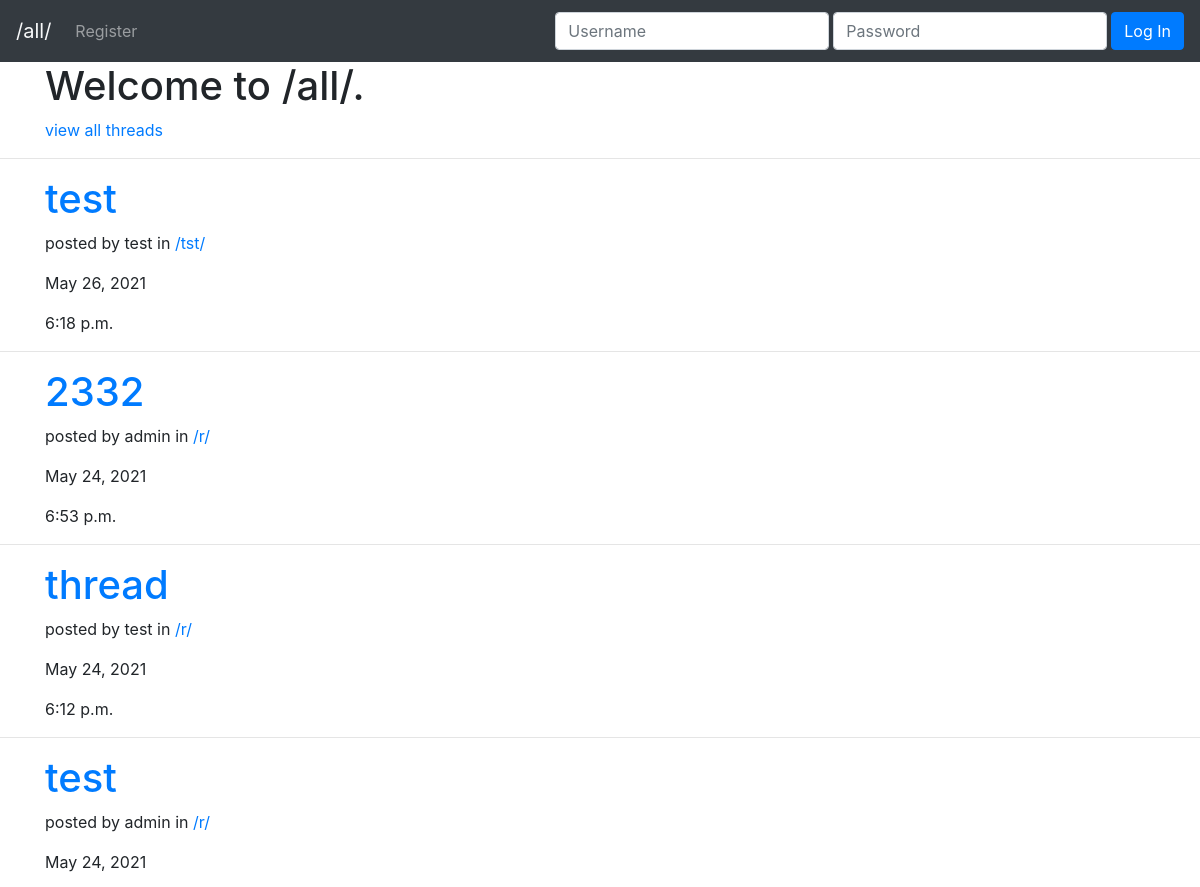
The page /all/ (upper part) on the database as committed earlier.
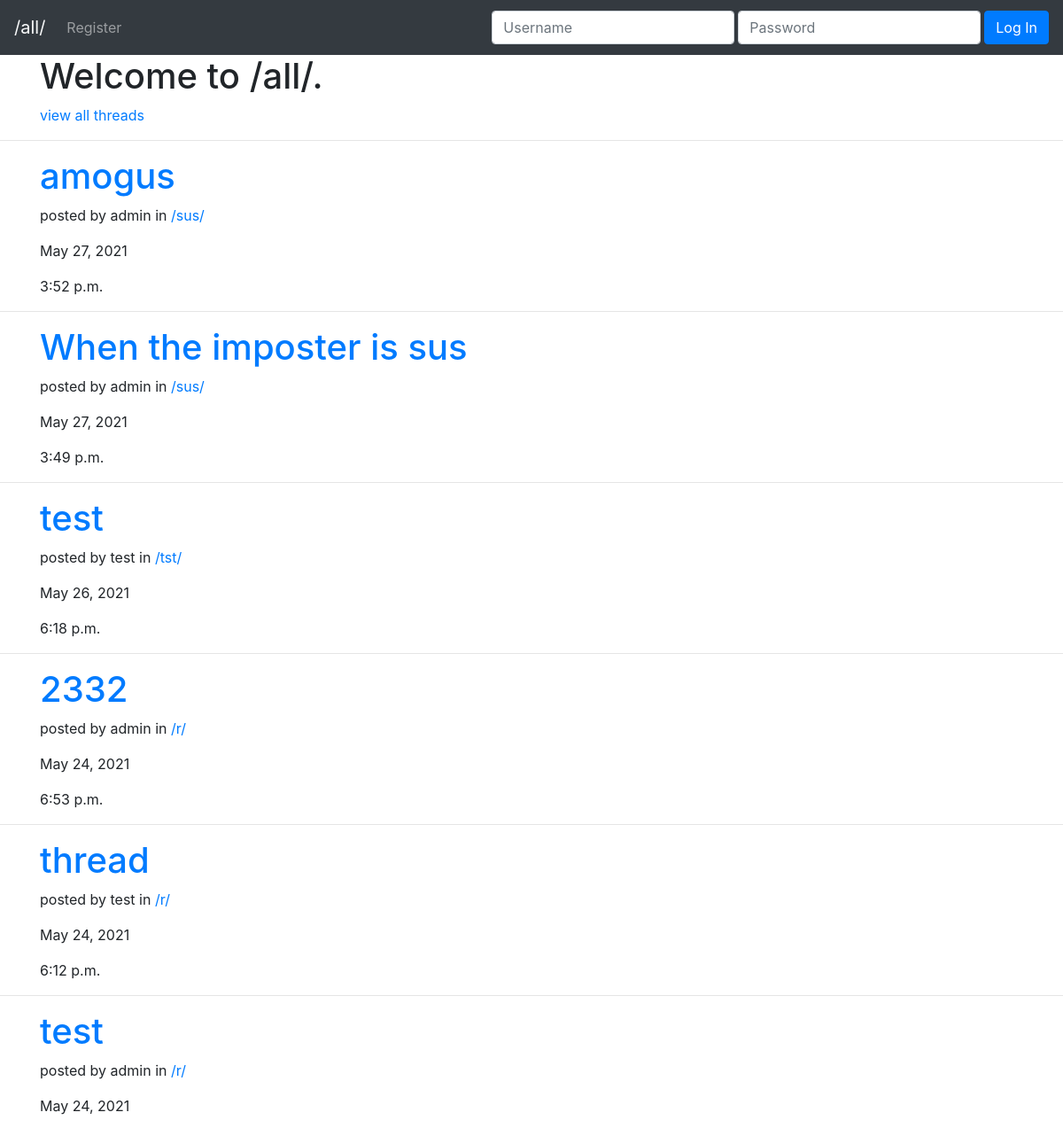
The same page on the database as committed later.
### post/models.py (models this page shows, shortened)
class Post(models.Model):
    id = models.BigAutoField(primary_key=True)
    userPosted = models.ForeignKey(User, on_delete=models.CASCADE,null=True, blank=True)
    thread = models.ForeignKey(Thread, on_delete=models.CASCADE,null=True, blank=True)
    title = models.CharField(max_length=30)
    content = models.CharField(max_length=2000)
    pub_date = models.DateTimeField('date published')

class Thread(models.Model):
    title = models.TextField(max_length=3)

### post/views.py (the view, shortened to what this page needs)
# urls.py: path('all/', views.MainPage.as_view()),
class MainPage(View):
    def get(self, request):
        post_objects = Post.objects.order_by("-pub_date")
        context = {"post_objects": post_objects}
        return render(request, "post/index.html", context)

### post/templates/post/index.html (shortened to what this page needs)
<!DOCTYPE html>
<html lang="en">
<head>
    <link rel="stylesheet" href="https://maxcdn.bootstrapcdn.com/bootstrap/4.0.0/css/bootstrap.min.css"
 />
</head>
<body>
    <nav class="navbar navbar-expand-lg navbar-dark bg-dark">
        <a class="navbar-brand text-light" href="/all/">/all/</a>
        {% if user.is_authenticated %}
        <!-- If someone is logged in, we welocme them and give them <thead>
                opportunity to log out. -->
        <div class="collapse navbar-collapse" id="navbarText">
            <ul class="navbar-nav mr-auto">
                <!-- <li class="nav-item">
                    <span class="navbar-text"> Welcome, {{user}}! </span>
                </li> -->
                <li class="nav-item">
                    <a class="nav-link" href="../new/">Create Post</a>
                </li>
                <li class="nav-item">
                    <a class="nav-link" href="../new/thread">Create Thread</a>
                </li>
            </ul>
            <span class="navbar-text mr-3">
                Welcome, {{user}}!
            </span>
            <form class="form-inline" action="" method="POST">
                {% csrf_token %}
                <input type="hidden" name="logout" value="logout"></input>
                <button type="submit" class="btn btn-danger">Logout</button>
            </form>
        </div>
        {% else %}
        <div class="collapse navbar-collapse" id="navbarText">
            <ul class="navbar-nav mr-auto">
                <li class="nav-item">
                    <a class="nav-link" href="/register/">Register</a>
                </li>
            </ul>
            <form class="form-inline ml-auto" action="" method="POST">
                <input type="text" class="form-control mr-1 my-1" name="username" id="username" placeholder="Username" required />
                <input type="password" class="form-control mr-1 my-1" name="password" id="password" placeholder="Password" required />
                <button class="btn btn-primary my-2 my-sm-0" type="submit">
                    Log In
                </button>
            </form>
        </div>
        {% endif %}
    </nav>
    <div class="container">
        <h1>Welcome to /all/.</h1>
        <a href="/threads/">view all threads</a>
    </div>
    <hr />
    {% for post in post_objects %}
    <div class="container">
        <h1><a href="/posts/{{post.id}}">{{post.title}}</a></h1>
        <p>posted by {{post.userPosted}} in <a href="/threads/{{post.thread.id}}">/{{post.thread.title}}/</a></p>
        <p>{{post.pub_date.date}}</p>
        <p>{{post.pub_date.time}}</p>
    </div>
    <hr />
    {% endfor %}
</body>
</html>

Rows that differ between the two databases and show on the page:
added Post: title "amogus", userPosted "admin", thread "sus", pub_date "May 27, 2021", pub_date.time "3:52 p.m."
added Post: title "When the imposter is sus", userPosted "admin", thread "sus", pub_date "May 27, 2021", pub_date.time "3:49 p.m."
